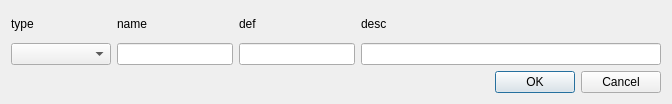
<?xml version="1.0" encoding="UTF-8"?>
<ui version="4.0">
 <class>InputDialog</class>
 <widget class="QDialog" name="InputDialog">
  <property name="geometry">
   <rect>
    <x>0</x>
    <y>0</y>
    <width>672</width>
    <height>104</height>
   </rect>
  </property>
  <property name="minimumSize">
   <size>
    <width>200</width>
    <height>0</height>
   </size>
  </property>
  <property name="windowTitle">
   <string>Dialog</string>
  </property>
  <layout class="QVBoxLayout" name="verticalLayout_5">
   <item>
    <layout class="QHBoxLayout" name="horizontalLayout">
     <item>
      <layout class="QVBoxLayout" name="verticalLayout">
       <item>
        <widget class="QLabel" name="label">
         <property name="text">
          <string>type</string>
         </property>
        </widget>
       </item>
       <item>
        <widget class="QComboBox" name="comboBoxType">
         <property name="minimumSize">
          <size>
           <width>100</width>
           <height>0</height>
          </size>
         </property>
        </widget>
       </item>
      </layout>
     </item>
     <item>
      <layout class="QVBoxLayout" name="verticalLayout_2">
       <item>
        <widget class="QLabel" name="label_3">
         <property name="text">
          <string>name</string>
         </property>
        </widget>
       </item>
       <item>
        <widget class="QLineEdit" name="lineEditName"/>
       </item>
      </layout>
     </item>
     <item>
      <layout class="QVBoxLayout" name="verticalLayout_3">
       <item>
        <widget class="QLabel" name="label_2">
         <property name="text">
          <string>def</string>
         </property>
        </widget>
       </item>
       <item>
        <widget class="QLineEdit" name="lineEditDef"/>
       </item>
      </layout>
     </item>
     <item>
      <layout class="QVBoxLayout" name="verticalLayout_4">
       <item>
        <widget class="QLabel" name="label_4">
         <property name="text">
          <string>desc</string>
         </property>
        </widget>
       </item>
       <item>
        <widget class="QLineEdit" name="lineEditDesc">
         <property name="minimumSize">
          <size>
           <width>300</width>
           <height>0</height>
          </size>
         </property>
        </widget>
       </item>
      </layout>
     </item>
    </layout>
   </item>
   <item>
    <widget class="QDialogButtonBox" name="buttonBox">
     <property name="orientation">
      <enum>Qt::Horizontal</enum>
     </property>
     <property name="standardButtons">
      <set>QDialogButtonBox::Cancel|QDialogButtonBox::Ok</set>
     </property>
    </widget>
   </item>
  </layout>
 </widget>
 <resources/>
 <connections>
  <connection>
   <sender>buttonBox</sender>
   <signal>accepted()</signal>
   <receiver>InputDialog</receiver>
   <slot>accept()</slot>
   <hints>
    <hint type="sourcelabel">
     <x>248</x>
     <y>254</y>
    </hint>
    <hint type="destinationlabel">
     <x>157</x>
     <y>274</y>
    </hint>
   </hints>
  </connection>
  <connection>
   <sender>buttonBox</sender>
   <signal>rejected()</signal>
   <receiver>InputDialog</receiver>
   <slot>reject()</slot>
   <hints>
    <hint type="sourcelabel">
     <x>316</x>
     <y>260</y>
    </hint>
    <hint type="destinationlabel">
     <x>286</x>
     <y>274</y>
    </hint>
   </hints>
  </connection>
 </connections>
</ui>
